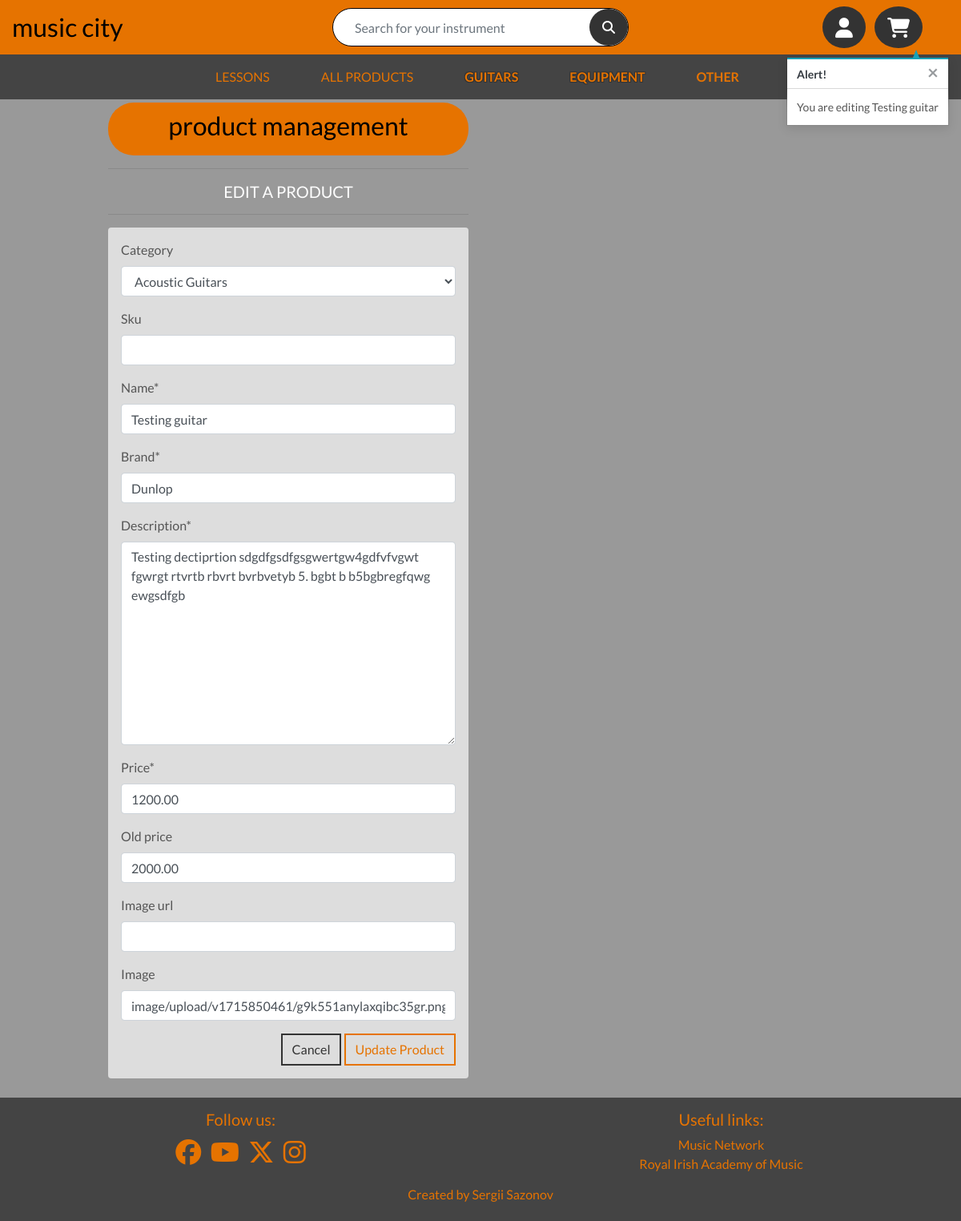
The page /products/edit/4/ (signed in) on the database its author committed.
### products/models.py (models this page shows, shortened)
class Product(models.Model):
    category = models.ForeignKey('Category', null=True, blank=True, on_delete=models.SET_NULL)
    sku = models.CharField(max_length=254, null=True, blank=True)
    name = models.CharField(max_length=254)
    brand = models.CharField(max_length=30, default='other')
    description = models.TextField()
    price = models.DecimalField(max_digits=6, decimal_places=2)
    old_price = models.DecimalField(max_digits=6, decimal_places=2, null=True, blank=True)
    image_url = models.URLField(max_length=1024, null=True, blank=True)
    image = CloudinaryField('image', default=None, null=True, blank=True)

### products/views.py (the view)
# urls.py: path('edit/<int:product_id>/', views.edit_product, name='edit_product'),
@login_required
def edit_product(request, product_id):
    if not request.user.is_superuser:
        messages.error(request, 'Sorry, only store owners can do that.')
        return redirect(reverse('home'))
    product = get_object_or_404(Product, pk=product_id)
    if request.method == 'POST':
        form = ProductForm(request.POST, request.FILES, instance=product)
        if form.is_valid():
            form.save()
            messages.success(request, 'Successfully updated product!')
            return redirect(reverse('product_detail', args=[product.id]))
        else:
            messages.error(request, 'Failed to update product. Please ensure the form is valid.')
    else:
        form = ProductForm(instance=product)
        messages.info(request, f'You are editing {product.name}')
    template = 'products/edit_product.html'
    context = {
        'form': form,
        'product': product,
    }
    return render(request, template, context)

### products/forms.py
class ProductForm(forms.ModelForm):
    class Meta:
        model = Product
        fields = '__all__'
    def __init__(self, *args, **kwargs):
        super().__init__(*args, **kwargs)
        categories = Category.objects.all()
        friendly_names = [(c.id, c.get_friendly_name()) for c in categories]
        self.fields['category'].choices = friendly_names
        for field_name, field in self.fields.items():
            field.widget.attrs['class'] = 'rounded'

### bag/contexts.py (called while the page is built, shortened)
def bag_contents(request):
    bag_items = []
    total = 0
    product_count = 0
    bag = request.session.get('bag', {})
    if total < settings.FREE_DELIVERY_THRESHOLD:
        delivery = total * Decimal(settings.STANDARD_DELIVERY_PERCENTAGE)
        free_delivery_delta = settings.FREE_DELIVERY_THRESHOLD - total
    else:
        delivery = 0
        free_delivery_delta = 0
    grand_total = total + delivery
    context = {
        'bag_items': bag_items,
        'total': total,
        'product_count': product_count,
        'delivery': delivery,
        'free_delivery_delta': free_delivery_delta,
        'free_delivery_threshold': settings.FREE_DELIVERY_THRESHOLD,
        'grand_total': grand_total,
    }
    return context

### products/models.py (called while the page is built)
    def get_friendly_name(self):
        return self.friendly_name

### products/templates/products/edit_product.html (shortened to what this page needs)
{% extends "base.html" %}
{% load static %}
{% block page_header %}
    <div class="container header-container">
    </div>
{% endblock %}
{% block content %}
    <div class="container">
        <div class="row">
            <div class="col-12 col-md-6">
                <div class="product-header">
                    <h2 class="logo-font text-black">Product Management</h2>
                </div>
                <hr>
                <h5 class="text-white text-uppercase text-center">Edit a Product</h5>
                <hr>
            </div>
        </div>
        <div class="row">
            <div class="col-12 col-md-6">
                <form method="POST" action="{% url 'edit_product' product.id %}" class="form light-bg rounded mb-2 p-3" enctype="multipart/form-data">
                    {{ form | crispy }}
                    <div class="text-right">
                        <a class="btn btn-back rounded-0" href="{% url 'products' %}">Cancel</a>
                        <button class="btn btn-main rounded-0" type="submit">Update Product</button>
                    </div>
                </form>
            </div>
        </div>
    </div>
{% endblock %}

### static/css/base.css (style rules this page uses)
html { height: 100%; }
body { color: #555; background-color: #999; font-family: 'Lato'; }
.logo-font { text-transform: lowercase; }
.light-bg { background-color: #ddd; }
.text-black { color: #000 !important; }
.header-container { padding-top: 5rem; }
.product-header { background-color: #e67300; padding: 10px; border-radius: 2rem; text-align: center; }
.btn-main { color: #e67300 !important; background-color: initial; border: 2px solid #e67300; }
.btn-back { background-color: initial; color: #333 !important; border: 2px solid #333; }
@media (min-width: 1200px) { .container { max-width: 80%; } }
@media (min-width: 992px) { .header-container { padding-top: 8rem; } }

### rows shown on the page
Product: category "Acoustic Guitars", name "Testing guitar", brand "Dunlop", description "Testing dectiprtion sdgdfgsdfgsgwertgw4gdfvfvgwt fgwrgt rtvrtb rbvrt bvrbvetyb 5. bgbt b b5bgbregfqwg ewgsdfgb", price "1200.00", old_price "2000.00", image "image/upload/v1715850461/g9k551anylaxqibc35gr.png"

### other values the page prints
{{ message }} "You are editing Testing guitar"
